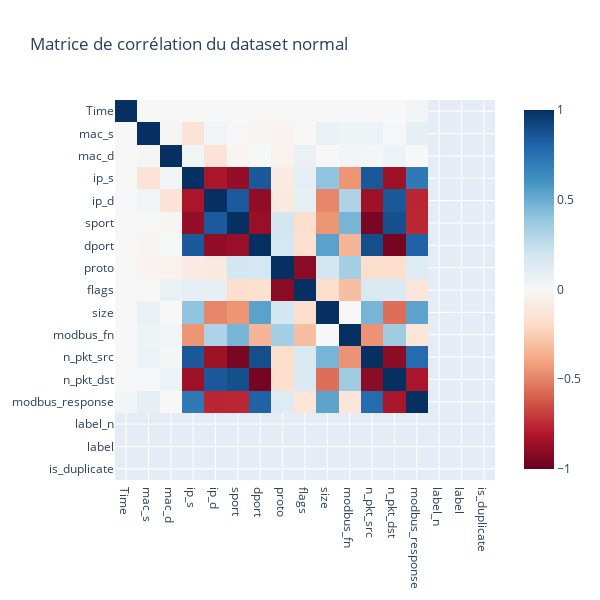

This figure's notebook cell:
### Markdown cell above
### Matrice dans le dataset normal

### Code cell
df = df_net_norm

df = df.astype({col: 'str' for col in df.select_dtypes(include=['category']).columns})
object_cols = df.select_dtypes(include=["object"]).columns
ordinal_encoder = OrdinalEncoder()
df[object_cols] = ordinal_encoder.fit_transform(df[object_cols].astype(str))

correlation_matrix = df.corr()

#print(f"Matrice de corrélation pour le DataFrame {dataframes.index(df) + 1}")
#print(correlation_matrix)

fig = px.imshow(correlation_matrix, title="Matrice de corrélation du dataset normal", color_continuous_scale="RdBu", zmin=-1, zmax=1, height=600, width=600)
fig.show()

### Figure 1 — Plotly figure (JSON) as saved in the notebook; plotly's stock layout.template omitted (floating-point values rounded to 4 significant figures; data arrays with more than 128 entries replaced by an {"elided": "..."} marker saying what was removed)
{"data": [{"coloraxis": "coloraxis", "hovertemplate": "x: %{x}<br>y: %{y}<br>color: %{z}<extra></extra>", "name": "0", "type": "heatmap", "x": ["Time", "mac_s", "mac_d", "ip_s", "ip_d", "sport", "dport", "proto", "flags", "size", "modbus_fn", "n_pkt_src", "n_pkt_dst", "modbus_response", "label_n", "label", "is_duplicate"], "xaxis": "x", "y": ["Time", "mac_s", "mac_d", "ip_s", "ip_d", "sport", "dport", "proto", "flags", "size", "modbus_fn", "n_pkt_src", "n_pkt_dst", "modbus_response", "label_n", "label", "is_duplicate"], "yaxis": "y", "z": {"elided": "17x17 float values"}}], "layout": {"coloraxis": {"cmax": 1, "cmin": -1, "colorscale": [[0, "rgb(103,0,31)"], [0.1, "rgb(178,24,43)"], [0.2, "rgb(214,96,77)"], [0.3, "rgb(244,165,130)"], [0.4, "rgb(253,219,199)"], [0.5, "rgb(247,247,247)"], [0.6, "rgb(209,229,240)"], [0.7, "rgb(146,197,222)"], [0.8, "rgb(67,147,195)"], [0.9, "rgb(33,102,172)"], [1, "rgb(5,48,97)"]]}, "height": 600, "title": {"text": "Matrice de corrélation du dataset normal"}, "width": 600, "xaxis": {"anchor": "y", "constrain": "domain", "domain": [0, 1], "scaleanchor": "y"}, "yaxis": {"anchor": "x", "autorange": "reversed", "constrain": "domain", "domain": [0, 1]}}}
